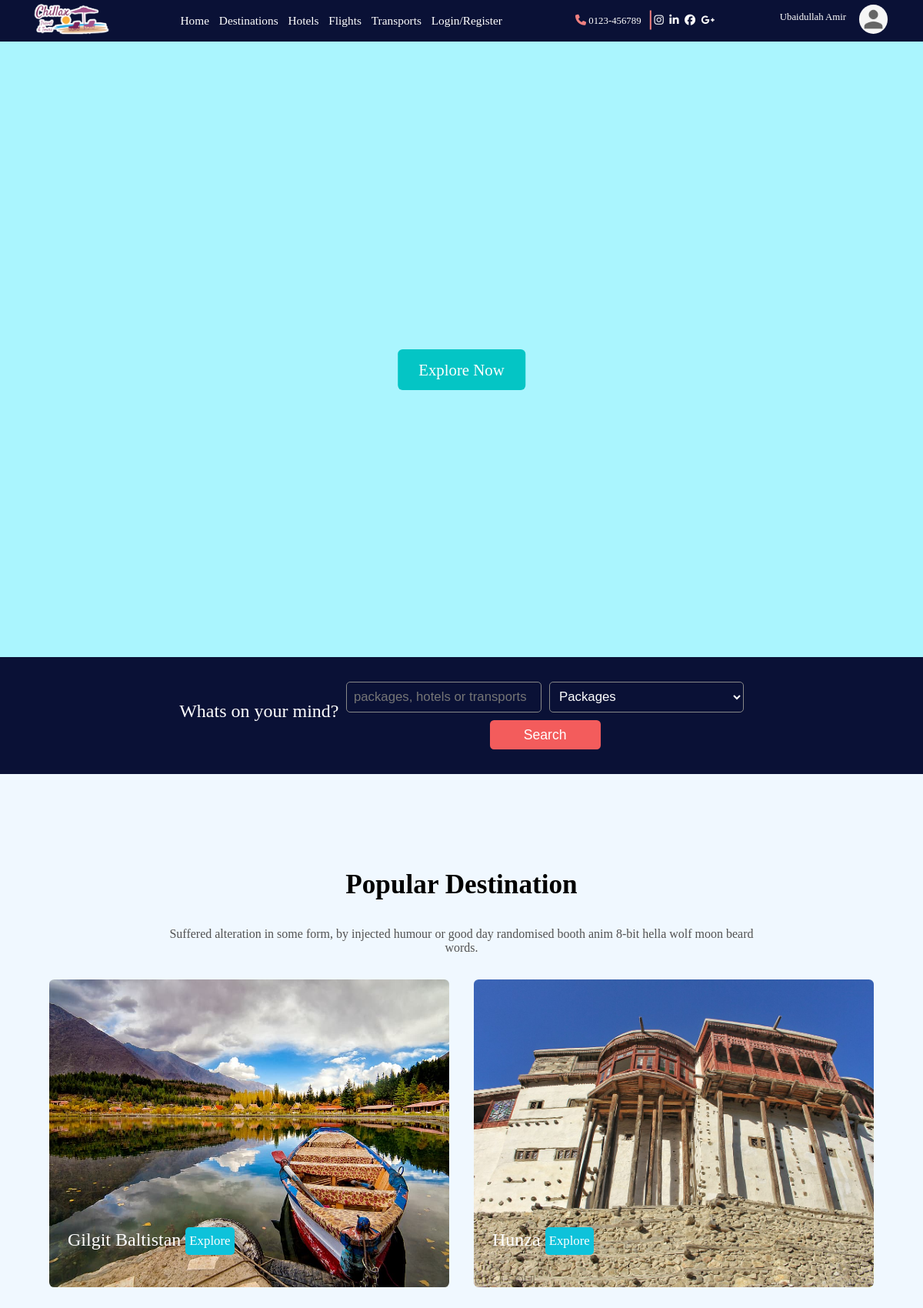
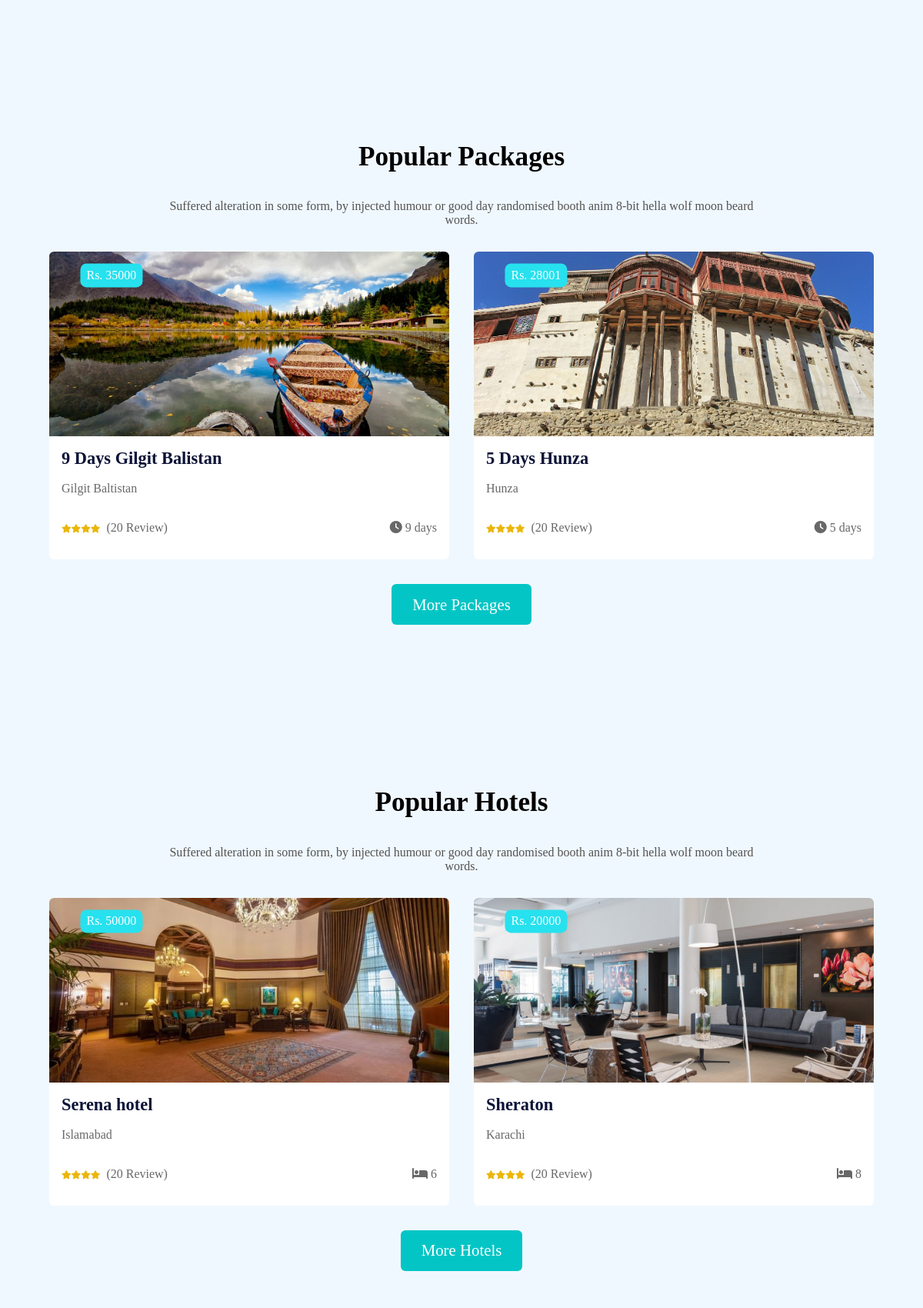
Screenshot of / (signed in, upper part) with the database file from the repository (2 pictures, top to bottom).
### packages/models.py (models this page shows, shortened)
class Packages(BaseModel):
    title = models.CharField(max_length=500)
    slug = models.SlugField(unique=True, null=True, blank=True)
    activites_inc = models.CharField(max_length=500)
    activites_not = models.CharField(max_length=500)
    duration = models.CharField(max_length=100)
    location = models.CharField(max_length=200)
    country = models.CharField(max_length=200)
    details = models.TextField(max_length=1000)
    price = models.IntegerField()
    ratings = models.CharField(max_length=100,null=True, blank=True)

class PackagesImage(BaseModel):
    package = models.ForeignKey(Packages, on_delete=models.CASCADE, related_name="package_image")
    image = models.ImageField()

class Hotel(BaseModel):
    slug = models.SlugField(unique=True, null=True, blank=True)
    name = models.CharField(max_length=200)
    facilities = models.CharField(max_length=500)
    location = models.CharField(max_length=200)
    country = models.CharField(max_length=200)
    rooms = models.CharField(max_length=200)
    details = models.CharField(max_length=1000)
    price = models.IntegerField()
    ratings = models.CharField(max_length=1000,null=True,blank=True)

class HotelImage(BaseModel):
    hotel = models.ForeignKey(Hotel, on_delete=models.CASCADE, related_name="hotel_image")
    image = models.ImageField(upload_to="hotel")

### home/views.py (the view, shortened to what this page needs)
# urls.py: path('', index, name='index'),
def index(request):
    no_of_items = 2
    some_pkgs = Packages.objects.all()[:no_of_items]
    some_htl = Hotel.objects.all()[:no_of_items]
    some_tpt = Transport.objects.all()[:no_of_items]
    if request.method == "GET":
        search = request.GET.get('search')
    context = {'packages': some_pkgs, 'hotels':some_htl, 'transports':some_tpt}
    return render(request, 'home/home.html',context)

### templates/home/home.html (shortened to what this page needs)
{% extends 'base/base.html' %}
{% block start %}
<!DOCTYPE html>
<html lang="en">
<head>
    <link rel="stylesheet" href="media/css/index.css">
    <link rel="stylesheet" href="media/css/top_section.css">
    <link rel="stylesheet" href="media/css/main_crousel.css">
</head>
<body>
    <div class="container">
        <div class="main_crousel">
            <a href="/destinations" class="anchor">Explore Now</a>
            <div class=" main_crousel-card">
                <h2>Indonesia</h2>
            </div>
            <div class="main_crousel-card">
                <h2>Iceland</h2>
            </div>
            <div class="main_crousel-card">
                <h2>Switzerland</h2>
            </div>
        </div>
        <div class="places_form">
            <h3>Whats on your mind?</h3>
            <form method="GET">
                <input name="search" type="text" placeholder="packages, hotels or transports">
                <select name="search_by" id="cars">
                    <option value="package">Packages</option>
                </select>
                <button type="submit">Search</button>
            </form>
        </div>
        <div class="popular_dest">
            <h3>Popular Destination</h3>
            <p>Suffered alteration in some form, by injected humour or good day randomised booth anim 8-bit hella wolf moon beard words. </p>
            <div class="dest_grid">
                {% for package in packages %}
                <div class="grid-dest_card" style="background-image: url('/media/{{package.package_image.last.image}}');">
                    <p>{{package.location}} <a href="{% url 'get_package' package.slug %}">Explore</a></p>
                </div>
                {% endfor %}
            </div>
        </div>
        <div class="popular_dest">
            <h3>Popular Packages</h3>
            <p>Suffered alteration in some form, by injected humour or good day randomised booth anim 8-bit hella wolf moon beard words. </p>
            <div class="dest_grid">
                {% for package in packages %}
                <div class="grid-pop_places_card">
                    <div class="grid-pop_places_card-price">Rs. {{package.price}}</div>
                    <div class="places_card-img">
                        <a href="{% url 'get_package' package.slug %}"><img src="/media/{{package.package_image.last.image}}" alt=""></a>
                    </div>
                    <div class="places_card-text">
                        <h4><a href="{% url 'get_package' package.slug %}" class="title" style='text-decoration:none;'>
                            {{package.title}}
                        </a></h4>
                        <p>{{package.location}}</p>
                        <div class="pop_places_last_div">
                            <div class="rating_review">
                                <div><i class="fa-solid fa-star"></i><i class="fa-solid fa-star"></i><i class="fa-solid fa-star"></i><i class="fa-solid fa-star"></i></div>
                                <p>(20 Review)</p>
                            </div>
                            <div>
                                <p><i class="fa-solid fa-clock"></i> {{package.duration}}</p>
                            </div>
                        </div>
                    </div>
                </div>
                {% endfor %}
            </div>
            <div style="display:flex;justify-content:center;padding-top: 2em;">
                <a href="/destinations" class="anchor">More Packages</a>
            </div>
        </div>
        <div class="popular_dest">
            <h3>Popular Hotels</h3>
            <p>Suffered alteration in some form, by injected humour or good day randomised booth anim 8-bit hella wolf moon beard words. </p>
            <div class="dest_grid">
                {% for hotel in hotels %}
                <div class="grid-pop_places_card">
                    <div class="grid-pop_places_card-price">Rs. {{hotel.price}}</div>
                    <div class="places_card-img">
                        <a href="{% url 'get_hotel' hotel.slug %}"><img src="/media/{{hotel.hotel_image.last.image}}" alt=""></a>
                    </div>
                    <div class="places_card-text">
                        <h4><a href="{% url 'get_hotel' hotel.slug %}" class="title" style='text-decoration:none'>
                            <b>{{hotel.name}}</b>
                        </a></h4>
                        <p>{{hotel.location}}</p>
                        <div class="pop_places_last_div">
                            <div class="rating_review">
                                <div><i class="fa-solid fa-star"></i><i class="fa-solid fa-star"></i><i class="fa-solid fa-star"></i><i class="fa-solid fa-star"></i></div>
                                <p>(20 Review)</p>
                            </div>
                            <div>
                                <p><i class="fa-solid fa-bed"></i> {{hotel.rooms}}</p>
                            </div>
                        </div>
                    </div>
                </div>
                {% endfor %}
            </div>
            <div style="display:flex;justify-content:center;padding-top: 2em;">
                <a href="/hotels" class="anchor">More Hotels</a>
            </div>
        </div>
    </div>
  </body>
</html>
</body>
</html>
{% endblock  %}

### templates/base/base.html (shortened to what this page needs)
<!DOCTYPE HTML>
<html lang="en">
<head>
<link rel="stylesheet" href="/media/css/top_section.css">
<link rel="stylesheet" href="/media/css/index.css">
</head>
<body>
	<div class="top_section">
		<div class="logo">
			<a href="/"><img style="height:50px" src="/media/images/logo_chillax2.png" alt="Chillax Travel and Tours"></a>
		</div>
		<ul>
			<li><a href="/">Home</a></li>
			<li><a href="/destinations">Destinations</a></li>
			<li><a href="/hotels">Hotels</a></li>
			<li><a href="/flights">Flights</a></li>
			<li><a href="/transports">Transports</a></li>
			<li><a href="/accounts/login_signup">Login/Register</a></li>
		</ul>
		<div class="remove_md">
			<div class="phone_number"><p><i class="fa-sharp fa-solid fa-phone"></i> 0123-456789</p></div>
			<div class="icons">
				<i class="icon_family fa-brands fa-instagram"></i>
				<i class="fa-brands fa-linkedin-in"></i>
				<i class="fa-brands fa-facebook"></i>
				<i class="fa-brands fa-google-plus-g"></i>
			</div>
		</div>
		<div style="display:flex;gap:1em">
			{% if user.is_authenticated and user.email != 'admin@gmail.com' %}
				<p style="color: white">{{request.user.first_name}} {{request.user.last_name}}</p>
				<div class="avatar">
					<img class="avatar_img" src="/media/images/guest_img.webp" alt="">
                </div>
			{% endif %}
		</div>
	</div>
		{% block start %}
        {% endblock %}
</body>
</html>

### public/static/css/top_section.css (style rules this page uses)
.top_section { display: flex; justify-content: space-around; background-color: rgb(10, 17, 54); align-items: center; position: relative; font-size: 0.8em; }
.top_section ul { padding: 0; margin: 0; list-style: none; display: flex; transition: all 0.5s; }
.top_section ul a { text-decoration: none; font-size: 1.2em; color: white; }
.top_section ul li { text-align: center; display: block; width: 100%; padding: 0.4em 0.5em; background-color: rgb(10, 17, 54); }
.remove_md { color: white; display: flex; align-items: center; gap: 1em; }
.remove_md i { margin-left:0.3em ; font-size: 1.1em; }
.remove_md .phone_number i { color: lightcoral; }
.remove_md .phone_number { position: relative; }
.remove_md .phone_number::after { content: ""; position: absolute; top: 0; right: 0; transform: translate(1em,30%); width: 0.1em; height: 60%; background-color: lightcoral; }
.avatar { width: 3.5em; aspect-ratio: 1; padding: 0.3em; position: relative; }
.avatar_img { width: 100%; height: 100%; border-radius: 50%; }

### public/static/css/index.css (style rules this page uses)
* { box-sizing: border-box; }
body { margin: 0; background-color: rgb(247, 253, 255); font-family:myfont; }
.container { overflow-x: hidden; }
.places_form { background-color: rgb(10, 17, 54); color: white; padding: 2em 0.5em; display: flex; align-items: center; justify-content: center; gap: 10px; flex-wrap: wrap; }
.places_form h3 { justify-self: flex-start; font-weight: 300; font-size: 1.5em; margin: 0; margin-bottom:0.5em ; }
.places_form input,.places_form select { flex-basis: 120px; padding: 0.5em 0.5em; font-size: 1.05em; color: rgb(255, 255, 255); background-color: transparent; border: 1px solid rgb(136, 136, 136); border-radius: 0.3em; flex-grow: 1; flex-shrink: 1; }
.places_form button { background-color: rgb(243, 92, 92); color: white; font-size: 1.1em; border-radius: 0.3em; padding:0.5em 2.5em ; border: none; }
.places_form form { display: flex; gap: 10px; flex-wrap: wrap; justify-content: center; }
.popular_dest { padding: 5.5em 4em; max-width: 1200px; margin: auto; }
.popular_dest>h3 { font-size: 2.2em; text-align: center; }
.popular_dest>p { color: rgb(82, 82, 82); max-width: 75%; margin: auto; text-align: center; margin-bottom:2em ; }
.dest_grid { display: grid; grid-template-columns: repeat(auto-fit,minmax(250px,1fr)); grid-auto-rows: minmax(300px,400px); gap: 2em; }
.grid-dest_card { padding: 1.5em; display: flex; align-items: flex-end; transition: transform 0.5s; border-radius: 0.4em; background-image: url("../images/city.jpg"); background-size: cover; background-position: center; background-repeat: no-repeat; }
.grid-dest_card p { color: white; font-size: 1.5em; }
.grid-dest_card a { color: white; font-size: 0.7em; text-decoration: none; padding: 0.5em 0.3em; border-radius: 0.3em; background-color: rgb(14, 194, 218); }
.places_card-text a { color: rgb(10, 17, 54); cursor: pointer; text-decoration: none; }
.grid-pop_places_card { display: flex; flex-direction: column; text-align: left; transition: transform 0.5s; border-radius: 0.4em; overflow: hidden; position: relative; }
.grid-pop_places_card-price { position: absolute; top: 0;left: 0; translate:50% 50%; padding: 0.4em 0.5em; background-color: rgb(39, 225, 238); color: white; border-radius: 0.5em; }
.places_card-img { height: 60%; }
.grid-pop_places_card img { width: 100%; height: 100%; object-fit: cover; object-position: center; }
.places_card-text { height: 40%; display: flex; justify-content: space-between; padding: 1em; flex-direction: column; background-color: rgb(255, 255, 255); color: rgb(104, 104, 104); }
.places_card-text h4 { font-size: 1.4em; margin: 0; color: black; }
.pop_places_last_div { display: flex; justify-content: space-between; }
.rating_review { display: flex; align-items: center; gap: 0.5em; }
.rating_review i { font-size: 0.7em; color: rgb(235, 182, 10); }
.popular_dest { background-color: aliceblue; }

### rows the page displays
Packages: package_image.last.image (picture), location "Gilgit Baltistan", price "35000", title "9 Days Gilgit Balistan", duration "9 days"
Packages: package_image.last.image (picture), location "Hunza", price "28001", title "5 Days Hunza", duration "5 days"
Hotel: price "50000", hotel_image.last.image (picture), name "Serena hotel", location "Islamabad", rooms "6"
Hotel: price "20000", hotel_image.last.image (picture), name "Sheraton", location "Karachi", rooms "8"

### other values shown
{{ request.user.first_name }} "Ubaidullah"
{{ request.user.last_name }} "Amir"
